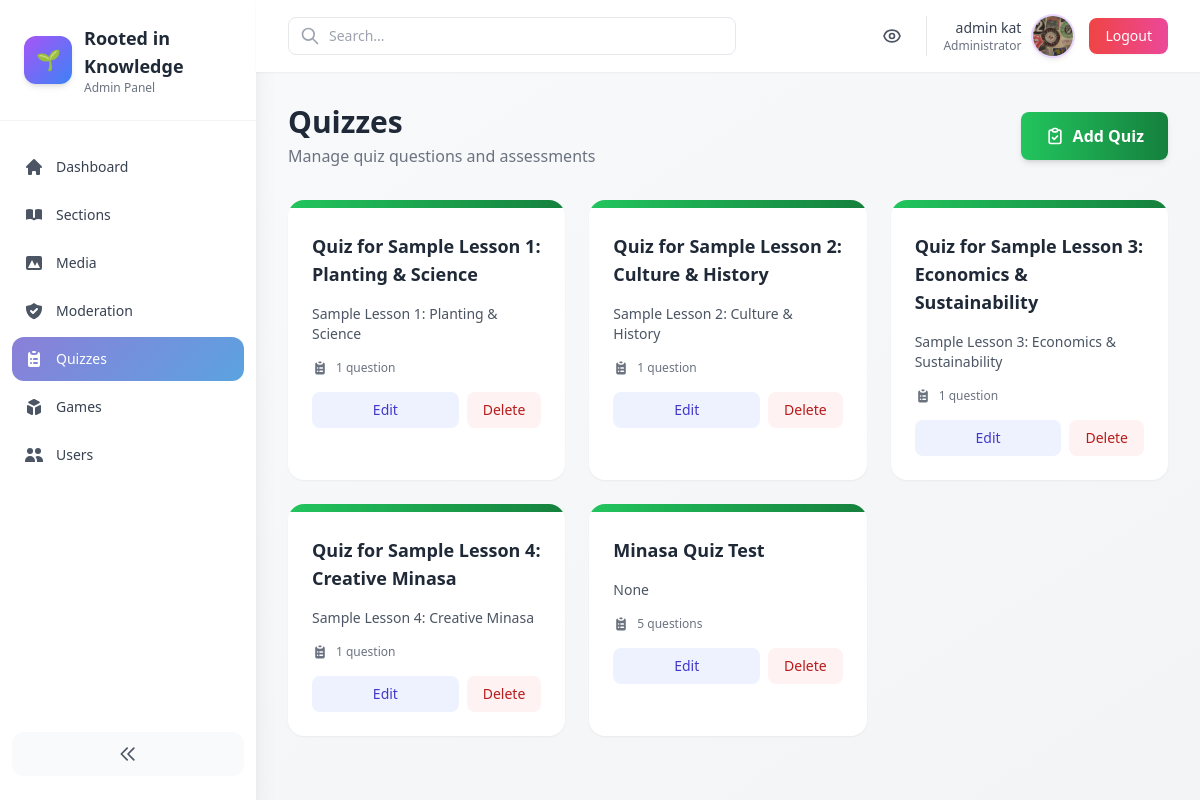
Page /admin-panel/quizzes/ (signed in) on the earlier database version.
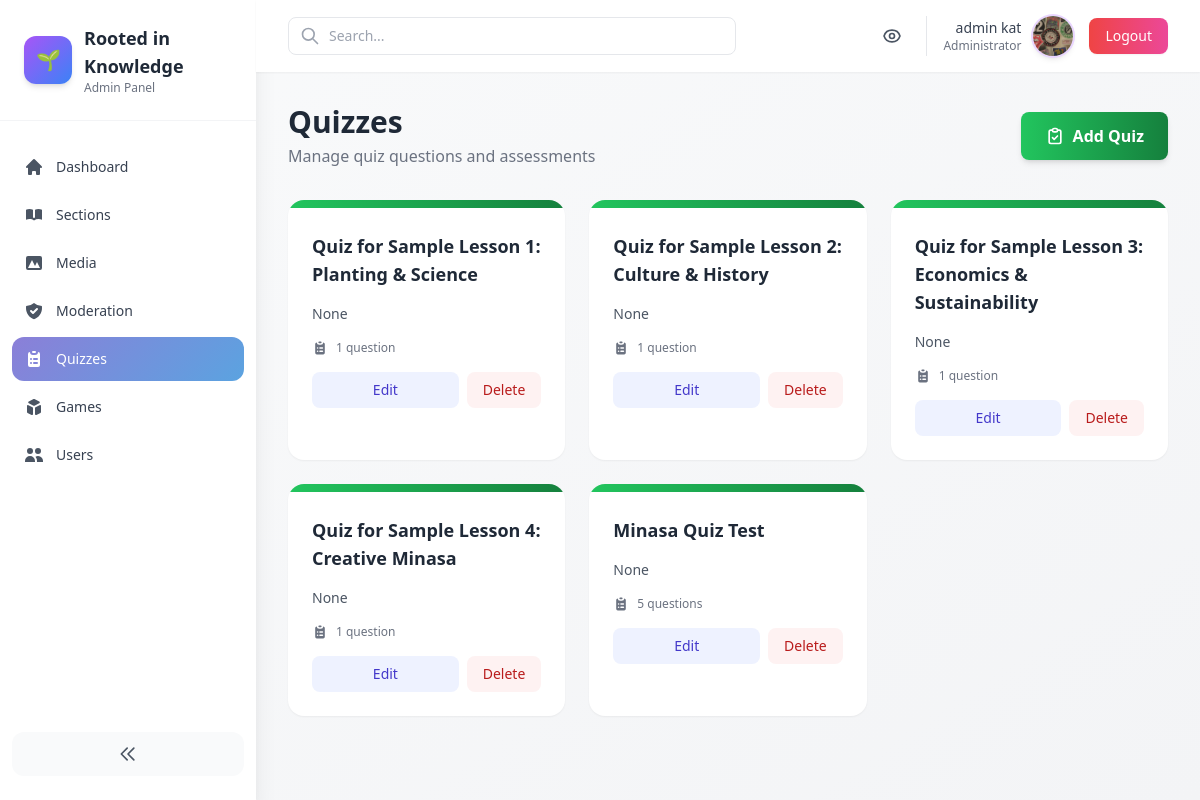
Same page on the later database version.
### quizzes/models.py (models this page shows, shortened)
class Quiz(models.Model):
    title = models.CharField(max_length=200)
    article = models.ForeignKey(Article, on_delete=models.SET_NULL, null=True, blank=True)

### core/models.py (models this page shows)
class Article(models.Model):
    CATEGORY_CHOICES = [
        ('planting', 'Planting & Science'),
        ('culture', 'Culture & History'),
        ('economics', 'Economics & Sustainability'),
        ('creative', 'Creative Minasa'),
    ]
    title = models.CharField(max_length=200)
    slug = models.SlugField(unique=True)
    category = models.CharField(max_length=50, choices=CATEGORY_CHOICES)
    excerpt = models.TextField(blank=True)
    content = models.TextField()
    video = models.FileField(upload_to='videos/', blank=True, null=True)
    pdf = models.FileField(upload_to='pdfs/', blank=True, null=True)
    cover_image = models.ImageField(upload_to='article_covers/', blank=True, null=True)
    created_at = models.DateTimeField(auto_now_add=True)
    def __str__(self):
        return self.title

### core/admin_panel/views.py (the view)
# urls.py: path('admin-panel/quizzes/', admin_views.QuizListView.as_view(), name='admin_quizzes'),
@method_decorator(staff_member_required, name='dispatch')
class QuizListView(ListView):
    model = Quiz
    template_name = 'core/admin_panel/quiz_list.html'
    context_object_name = 'quizzes'
    paginate_by = 12

### core/templates/core/admin_panel/quiz_list.html (shortened to what this page needs)
{% extends 'core/admin_panel/base.html' %}
{% block content %}
<div class="flex flex-col sm:flex-row sm:items-center sm:justify-between mb-8 gap-4">
  <div>
    <h1 class="text-3xl font-bold text-gray-800">Quizzes</h1>
    <p class="text-gray-500 mt-1">Manage quiz questions and assessments</p>
  </div>
  <a href="{% url 'core:admin_quiz_add' %}" class="inline-flex items-center justify-center gap-2 px-6 py-3 bg-gradient-to-r from-green-500 to-green-700 text-white font-semibold rounded-lg hover:from-green-600 hover:to-green-800 transition-all shadow-md hover:shadow-lg">
    <svg class="w-5 h-5" fill="none" stroke="currentColor" viewBox="0 0 24 24">
      <path stroke-linecap="round" stroke-linejoin="round" stroke-width="2" d="M9 5H7a2 2 0 00-2 2v12a2 2 0 002 2h10a2 2 0 002-2V7a2 2 0 00-2-2h-2M9 5a2 2 0 002 2h2a2 2 0 002-2M9 5a2 2 0 012-2h2a2 2 0 012 2m-6 9l2 2 4-4"></path>
    </svg>
    Add Quiz
  </a>
</div>
<div class="grid grid-cols-1 md:grid-cols-2 lg:grid-cols-3 gap-6">
  {% for q in quizzes %}
  <div class="bg-white rounded-2xl shadow-sm hover:shadow-md transition-all overflow-hidden">
    <div class="h-2 bg-gradient-to-r from-green-500 to-green-700"></div>
    <div class="p-6">
      <div class="flex items-start justify-between mb-3">
        <div class="flex-1">
          <h3 class="text-lg font-bold text-gray-800 mb-1">{{ q.title }}</h3>
        </div>
      </div>
      <p class="text-gray-600 text-sm mb-4 line-clamp-3">{{ q.article|truncatewords:20 }}</p>
      <div class="flex items-center gap-2 text-xs text-gray-500 mb-4">
        <span>{{ q.questions.count }} question{{ q.questions.count|pluralize }}</span>
      </div>
      <div class="flex gap-2">
        <a href="{% url 'core:admin_quiz_edit' q.pk %}" class="flex-1 px-4 py-2 bg-indigo-50 text-indigo-700 text-sm font-medium rounded-lg hover:bg-indigo-100 transition-colors text-center">
          Edit
        </a>
        <a href="{% url 'core:admin_quiz_delete' q.pk %}" class="px-4 py-2 bg-red-50 text-red-700 text-sm font-medium rounded-lg hover:bg-red-100 transition-colors">
          Delete
        </a>
      </div>
    </div>
  </div>
  {% endfor %}
</div>
{% endblock %}

Differences in the rows shown:
changed Quiz "Quiz for Sample Lesson 1: Planting & Science": article "Sample Lesson 1: Planting & Science" → "None"
changed Quiz "Quiz for Sample Lesson 2: Culture & History": article "Sample Lesson 2: Culture & History" → "None"
changed Quiz "Quiz for Sample Lesson 3: Economics & Sustainability": article "Sample Lesson 3: Economics & Sustainability" → "None"
changed Quiz "Quiz for Sample Lesson 4: Creative Minasa": article "Sample Lesson 4: Creative Minasa" → "None"
